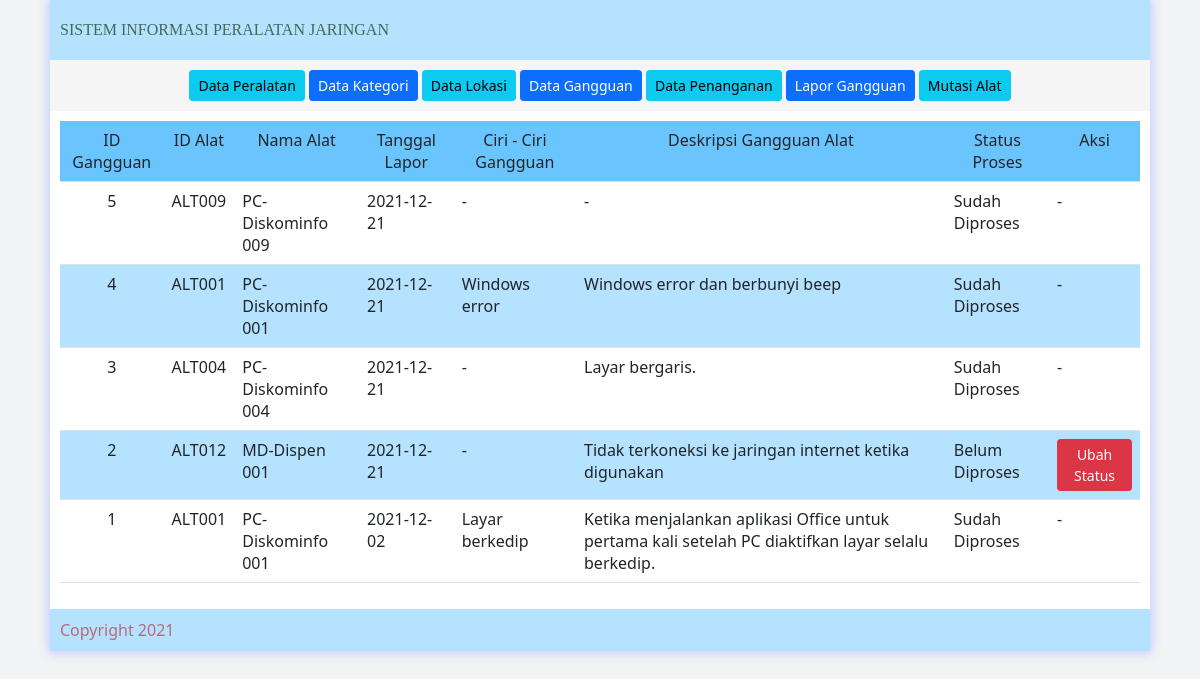
/gangguan, run on an earlier commit of the app's database.
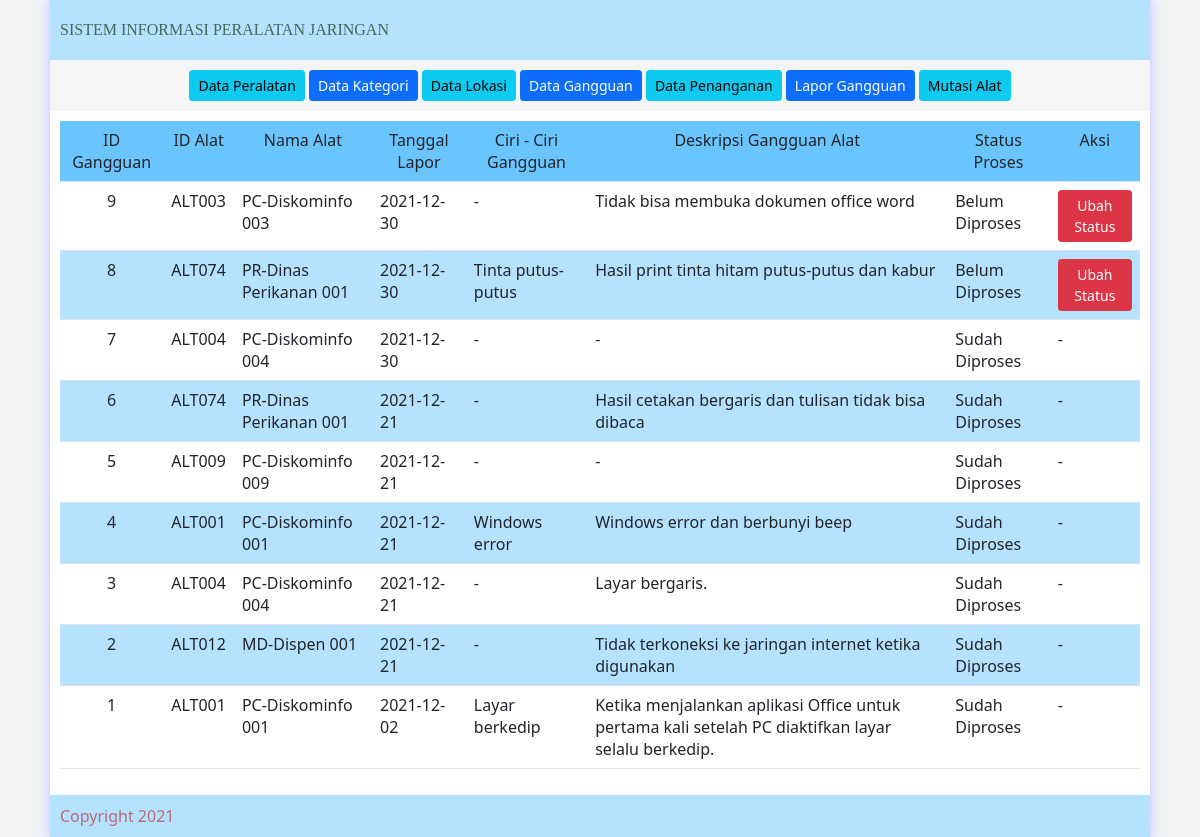
And on a later commit of the database.
### tables this page shows
CREATE TABLE `tblgangguan` (
  `id_gangguan` int(20) NOT NULL,
  `id_alat` char(20) NOT NULL,
  `tgl_gangguan` date NOT NULL,
  `ciri` text NOT NULL,
  `deskripsi_gangguan` text NOT NULL,
  `status` char(20) NOT NULL
);

CREATE TABLE `tblalat` (
  `id_alat` char(20) NOT NULL,
  `id_kategori` char(20) NOT NULL,
  `id_lokasi` char(20) NOT NULL,
  `nama_peralatan` varchar(200) NOT NULL,
  `tahun_beli` date NOT NULL,
  `desc_alat` text NOT NULL,
  `jlh_port` text NOT NULL,
  `nama_wifi` varchar(200) NOT NULL,
  `pass_wifi` text NOT NULL,
  `frek_alat` text NOT NULL,
  `l_frek_alat` varchar(50) NOT NULL,
  `k_ram` text NOT NULL,
  `k_hardisk` text NOT NULL,
  `t_processor` text NOT NULL,
  `status_alat` char(20) NOT NULL
);

### view_data/gangguan.php (the view)
<?php
	$sql = mysqli_query($dblink,"SELECT * from tblgangguan as a,tblalat as b where a.id_alat=b.id_alat order by a.id_gangguan desc");
		echo"<div class='table-responsive'><table class='table table-hover'>
			<tr bgcolor=#6ac5fe>
				<td align='center'>ID Gangguan</td>
				<td align='center'>ID Alat</td>
				<td align='center'>Nama Alat</td>
				<td align='center'>Tanggal Lapor</td>
				<td align='center'>Ciri - Ciri Gangguan</td>
				<td align='center'>Deskripsi Gangguan Alat</td>
				<td align='center'>Status Proses</td>
				<td align='center'>Aksi</td>";
	echo"		</tr>";
		$i =0;
		while ($r=mysqli_fetch_array($sql,MYSQLI_ASSOC)){
  		$i++ ;
			if(($i % 2)==0)
				$bg="#b5e2ff" ;
			else
				$bg= "#fff";
			$xidk = isset($r['id_gangguan']) ? $r['id_gangguan'] : '';
			$xnma = isset($r['nama_peralatan']) ? $r['nama_peralatan'] : '';
			$xida = isset($r['id_alat']) ? $r['id_alat'] : '';
			$xtgl = isset($r['tgl_gangguan']) ? $r['tgl_gangguan'] : '';
			$xciri = isset($r['ciri']) ? $r['ciri'] : '';
			$xdg = isset($r['deskripsi_gangguan']) ? $r['deskripsi_gangguan'] : '';
			$xsts = isset($r['status']) ? $r['status'] : '';
			if($xsts=="B"){
				$xstatus="Belum Diproses";
			}else{
				$xstatus="Sudah Diproses";
			}
		echo"<tr bgcolor=$bg>
				<td><center>$xidk</center></td>
				<td>$xida</td>
				<td>$xnma</td>
				<td>$xtgl</td>
				<td>$xciri</td>
				<td>$xdg</td>
				<td>$xstatus</td>";
		echo"	<td>";
					if($xsts<>'S'){
						echo"<a href='statusalat-$xidk' class='btn btn-danger btn-sm'>Ubah Status</a>";
					}else{
						echo"-";
					}
		echo"	</td></tr>";
		}
		echo"</table>";
?>

### index.php (shortened to what this page needs)
<html>
	<head>
		<link rel="stylesheet" type="text/css" href="view_data/style/style.css"/>
		<link rel="stylesheet" type="text/css" href="view_data/style/css/bootstrap.css">
	</head>
<body class="bgbody"><center>
	<table border="0px" cellspacing="0px" cellpadding="10px" width="1100px" class="bordershadow">
		<tr>
			<td class="head_page"><a href="home">Sistem Informasi Peralatan Jaringan</a></td>
		</tr>
		<tr>
			<td align="center" valign="top" bgcolor="#f5f5f5">
				<div>
				<a class='btn btn-info btn-sm' href='alat-1'>Data Peralatan</a>
				<a class='btn btn-primary btn-sm' href='kategori'>Data Kategori</a>
				<a class='btn btn-info btn-sm' href='lokasi'>Data Lokasi</a>
				<a class='btn btn-primary btn-sm' href='gangguan'>Data Gangguan</a>
				<a class='btn btn-info btn-sm' href='penanganan'>Data Penanganan</a>
				<a class='btn btn-primary btn-sm' href='lapor'>Lapor Gangguan</a>
				<a class='btn btn-info btn-sm' href='mutasi'>Mutasi Alat</a>
				</div>
			</td>
		</tr>
		<tr>
			<td valign="top" class="content">
				<?php
					$slink=$_REQUEST['xlink'];
					if(isset($slink)){
						include"$slink";
					}else{
						include"view_data/home.php";
					}
				?>
			</td>
		</tr>
		<tr bgcolor="#b5e2ff">
			<td class="bottom_page">Copyright 2021</td>
		</tr>
	</table>
</center></body>
</html>

### view_data/style/style.css (style rules this page uses)
.bordershadow { border:solid 0px #6ac5fe; -moz-box-shadow: 0px 0px 10px 3px #ccd1ff; -webkit-box-shadow: 0px 0px 10px 3px #b3bafb; box-shadow: 0px 0px 10px 3px #ccd1ff; border-radius: 4px; }
.head_page { background-color:#b5e2ff; height:60px; }
.head_page a { display:block; text-decoration:none; color:#416a59; font-family:Gilroy ExtraBold; text-transform:uppercase; font-size:12pt; }
.bottom_page { color:#b86b77; }
.bgbody { background-color:#f1f3f5; }
.content { background-color:#ffffff; }

What changed in the data, as far as the page shows it:
added tblgangguan: id_gangguan "9", id_alat.id_alat "ALT003", id_alat.nama_peralatan "PC-Diskominfo 003", tgl_gangguan "2021-12-30", ciri "-", deskripsi_gangguan "Tidak bisa membuka dokumen office word", status "Belum Diproses"
added tblgangguan: id_gangguan "8", id_alat.id_alat "ALT074", id_alat.nama_peralatan "PR-Dinas Perikanan 001", tgl_gangguan "2021-12-30", ciri "Tinta putus-putus", deskripsi_gangguan "Hasil print tinta hitam putus-putus dan kabur", status "Belum Diproses"
added tblgangguan: id_gangguan "7", id_alat.id_alat "ALT004", id_alat.nama_peralatan "PC-Diskominfo 004", tgl_gangguan "2021-12-30", ciri "-", deskripsi_gangguan "-", status "Sudah Diproses"
added tblgangguan: id_gangguan "6", id_alat.id_alat "ALT074", id_alat.nama_peralatan "PR-Dinas Perikanan 001", tgl_gangguan "2021-12-21", ciri "-", deskripsi_gangguan "Hasil cetakan bergaris dan tulisan tidak bisa dibaca", status "Sudah Diproses"
changed tblgangguan "Tidak terkoneksi ke jaringan internet ketika digunakan": status "Belum Diproses" → "Sudah Diproses"; status "Ubah Status" → "-"
